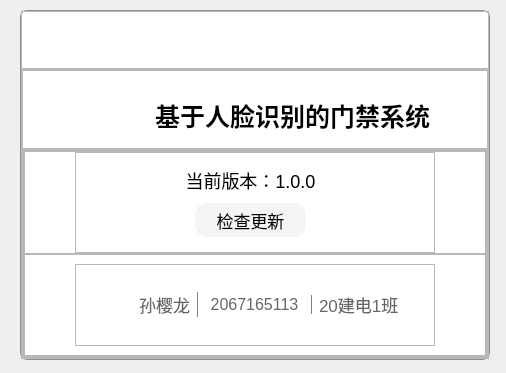
<?xml version="1.0" encoding="UTF-8"?>
<ui version="4.0">
 <class>Dialog</class>
 <widget class="QDialog" name="Dialog">
  <property name="geometry">
   <rect>
    <x>0</x>
    <y>0</y>
    <width>506</width>
    <height>373</height>
   </rect>
  </property>
  <property name="windowTitle">
   <string>Dialog</string>
  </property>
  <widget class="QFrame" name="main_frame">
   <property name="geometry">
    <rect>
     <x>20</x>
     <y>10</y>
     <width>470</width>
     <height>350</height>
    </rect>
   </property>
   <property name="minimumSize">
    <size>
     <width>470</width>
     <height>350</height>
    </size>
   </property>
   <property name="styleSheet">
    <string notr="true">
#main_frame{
background:#ffffff;
border-top-left-radius:7px;
border-top-right-radius:7px;
border-bottom-left-radius:7px;
border-bottom-right-radius:7px;
border: 1px solid #8f8f91;

}
</string>
   </property>
   <property name="frameShape">
    <enum>QFrame::StyledPanel</enum>
   </property>
   <property name="frameShadow">
    <enum>QFrame::Raised</enum>
   </property>
   <layout class="QVBoxLayout" name="verticalLayout">
    <property name="spacing">
     <number>0</number>
    </property>
    <property name="leftMargin">
     <number>0</number>
    </property>
    <property name="topMargin">
     <number>0</number>
    </property>
    <property name="rightMargin">
     <number>0</number>
    </property>
    <property name="bottomMargin">
     <number>0</number>
    </property>
    <item>
     <widget class="QFrame" name="frame">
      <property name="sizePolicy">
       <sizepolicy hsizetype="Preferred" vsizetype="Expanding">
        <horstretch>0</horstretch>
        <verstretch>2</verstretch>
       </sizepolicy>
      </property>
      <property name="styleSheet">
       <string notr="true"/>
      </property>
      <property name="frameShape">
       <enum>QFrame::StyledPanel</enum>
      </property>
      <property name="frameShadow">
       <enum>QFrame::Raised</enum>
      </property>
      <widget class="QPushButton" name="close_button">
       <property name="geometry">
        <rect>
         <x>410</x>
         <y>10</y>
         <width>38</width>
         <height>38</height>
        </rect>
       </property>
       <property name="cursor">
        <cursorShape>PointingHandCursor</cursorShape>
       </property>
       <property name="styleSheet">
        <string notr="true">QPushButton{
                background-color: transparent; 
                border-radius:7px;
}

</string>
       </property>
       <property name="text">
        <string/>
       </property>
      </widget>
     </widget>
    </item>
    <item>
     <widget class="QFrame" name="frame_2">
      <property name="sizePolicy">
       <sizepolicy hsizetype="Preferred" vsizetype="Expanding">
        <horstretch>0</horstretch>
        <verstretch>10</verstretch>
       </sizepolicy>
      </property>
      <property name="frameShape">
       <enum>QFrame::StyledPanel</enum>
      </property>
      <property name="frameShadow">
       <enum>QFrame::Raised</enum>
      </property>
      <layout class="QVBoxLayout" name="verticalLayout_2">
       <property name="spacing">
        <number>0</number>
       </property>
       <property name="leftMargin">
        <number>0</number>
       </property>
       <property name="topMargin">
        <number>0</number>
       </property>
       <property name="rightMargin">
        <number>0</number>
       </property>
       <property name="bottomMargin">
        <number>0</number>
       </property>
       <item>
        <widget class="QFrame" name="frame_3">
         <property name="sizePolicy">
          <sizepolicy hsizetype="Preferred" vsizetype="Expanding">
           <horstretch>0</horstretch>
           <verstretch>3</verstretch>
          </sizepolicy>
         </property>
         <property name="frameShape">
          <enum>QFrame::StyledPanel</enum>
         </property>
         <property name="frameShadow">
          <enum>QFrame::Raised</enum>
         </property>
         <widget class="QPushButton" name="pushButton">
          <property name="enabled">
           <bool>false</bool>
          </property>
          <property name="geometry">
           <rect>
            <x>130</x>
            <y>20</y>
            <width>281</width>
            <height>51</height>
           </rect>
          </property>
          <property name="styleSheet">
           <string notr="true">color:black;
border:none;
font-size:25px;
font-weight:700;
font-family: &quot;Helvetica Neue&quot;, Helvetica, Arial, sans-serif;</string>
          </property>
          <property name="text">
           <string>基于人脸识别的门禁系统</string>
          </property>
         </widget>
         <widget class="QLabel" name="label">
          <property name="geometry">
           <rect>
            <x>70</x>
            <y>20</y>
            <width>51</width>
            <height>51</height>
           </rect>
          </property>
          <property name="text">
           <string/>
          </property>
          <property name="pixmap">
           <pixmap>../images/logo.jpg</pixmap>
          </property>
          <property name="scaledContents">
           <bool>true</bool>
          </property>
         </widget>
        </widget>
       </item>
       <item>
        <widget class="QFrame" name="frame_4">
         <property name="sizePolicy">
          <sizepolicy hsizetype="Preferred" vsizetype="Expanding">
           <horstretch>0</horstretch>
           <verstretch>8</verstretch>
          </sizepolicy>
         </property>
         <property name="frameShape">
          <enum>QFrame::StyledPanel</enum>
         </property>
         <property name="frameShadow">
          <enum>QFrame::Raised</enum>
         </property>
         <layout class="QVBoxLayout" name="verticalLayout_3">
          <property name="spacing">
           <number>0</number>
          </property>
          <property name="leftMargin">
           <number>0</number>
          </property>
          <property name="topMargin">
           <number>0</number>
          </property>
          <property name="rightMargin">
           <number>0</number>
          </property>
          <property name="bottomMargin">
           <number>0</number>
          </property>
          <item>
           <widget class="QFrame" name="frame_5">
            <property name="sizePolicy">
             <sizepolicy hsizetype="Preferred" vsizetype="Expanding">
              <horstretch>0</horstretch>
              <verstretch>8</verstretch>
             </sizepolicy>
            </property>
            <property name="frameShape">
             <enum>QFrame::StyledPanel</enum>
            </property>
            <property name="frameShadow">
             <enum>QFrame::Raised</enum>
            </property>
            <layout class="QVBoxLayout" name="verticalLayout_5">
             <property name="spacing">
              <number>0</number>
             </property>
             <property name="leftMargin">
              <number>0</number>
             </property>
             <property name="topMargin">
              <number>0</number>
             </property>
             <property name="rightMargin">
              <number>0</number>
             </property>
             <property name="bottomMargin">
              <number>0</number>
             </property>
             <item>
              <widget class="QFrame" name="frame_7">
               <property name="frameShape">
                <enum>QFrame::StyledPanel</enum>
               </property>
               <property name="frameShadow">
                <enum>QFrame::Raised</enum>
               </property>
               <layout class="QHBoxLayout" name="horizontalLayout">
                <property name="spacing">
                 <number>0</number>
                </property>
                <property name="leftMargin">
                 <number>50</number>
                </property>
                <property name="topMargin">
                 <number>0</number>
                </property>
                <property name="rightMargin">
                 <number>50</number>
                </property>
                <property name="bottomMargin">
                 <number>0</number>
                </property>
                <item>
                 <widget class="QFrame" name="frame_6">
                  <property name="frameShape">
                   <enum>QFrame::StyledPanel</enum>
                  </property>
                  <property name="frameShadow">
                   <enum>QFrame::Raised</enum>
                  </property>
                  <widget class="QPushButton" name="password_title">
                   <property name="enabled">
                    <bool>false</bool>
                   </property>
                   <property name="geometry">
                    <rect>
                     <x>110</x>
                     <y>16</y>
                     <width>131</width>
                     <height>24</height>
                    </rect>
                   </property>
                   <property name="styleSheet">
                    <string notr="true">color:black;

border:none;
font-size:18px;
font-family: &quot;微软雅黑&quot;;</string>
                   </property>
                   <property name="text">
                    <string>当前版本：1.0.0</string>
                   </property>
                  </widget>
                  <widget class="QPushButton" name="confirm_button">
                   <property name="geometry">
                    <rect>
                     <x>120</x>
                     <y>51</y>
                     <width>111</width>
                     <height>34</height>
                    </rect>
                   </property>
                   <property name="cursor">
                    <cursorShape>PointingHandCursor</cursorShape>
                   </property>
                   <property name="styleSheet">
                    <string notr="true">#confirm_button{
color:black;
background:#f5f5f5;
border:2px solid #f5f5f5;
font-size:17px;

font-family: &quot;微软雅黑&quot;;
border-radius:12px;
height:30px;
}

#confirm_button:hover{
padding-under:5px;
padding-left:5px;
background:#ebebeb;
   }</string>
                   </property>
                   <property name="text">
                    <string>检查更新</string>
                   </property>
                  </widget>
                 </widget>
                </item>
               </layout>
              </widget>
             </item>
             <item>
              <widget class="QFrame" name="frame_8">
               <property name="frameShape">
                <enum>QFrame::StyledPanel</enum>
               </property>
               <property name="frameShadow">
                <enum>QFrame::Raised</enum>
               </property>
               <layout class="QHBoxLayout" name="horizontalLayout_2">
                <property name="leftMargin">
                 <number>50</number>
                </property>
                <property name="rightMargin">
                 <number>50</number>
                </property>
                <item>
                 <widget class="QFrame" name="frame_9">
                  <property name="frameShape">
                   <enum>QFrame::StyledPanel</enum>
                  </property>
                  <property name="frameShadow">
                   <enum>QFrame::Raised</enum>
                  </property>
                  <layout class="QHBoxLayout" name="horizontalLayout_3">
                   <property name="spacing">
                    <number>0</number>
                   </property>
                   <item>
                    <widget class="QPushButton" name="pushButton_4">
                     <property name="styleSheet">
                      <string notr="true">color:#666666;
border:none;
font-size:17px;
font-family: &quot;微软雅黑&quot;;
border-right:1px solid #787f8d;
text-align:right;
padding-right:7px;</string>
                     </property>
                     <property name="text">
                      <string>孙樱龙</string>
                     </property>
                    </widget>
                   </item>
                   <item>
                    <widget class="QPushButton" name="pushButton_2">
                     <property name="styleSheet">
                      <string notr="true">color:#666666;
border:none;
font-size:16px;
font-family: &quot;微软雅黑&quot;;
border-right:1px solid #787f8d;
padding-left:3px;padding-right:3px;</string>
                     </property>
                     <property name="text">
                      <string>2067165113</string>
                     </property>
                    </widget>
                   </item>
                   <item>
                    <widget class="QPushButton" name="pushButton_3">
                     <property name="styleSheet">
                      <string notr="true">color:#666666;
border:none;
font-size:17px;
font-family: &quot;微软雅黑&quot;;
text-align:left;
padding-left:7px;</string>
                     </property>
                     <property name="text">
                      <string>20建电1班</string>
                     </property>
                    </widget>
                   </item>
                  </layout>
                 </widget>
                </item>
               </layout>
              </widget>
             </item>
            </layout>
           </widget>
          </item>
         </layout>
        </widget>
       </item>
      </layout>
     </widget>
    </item>
   </layout>
  </widget>
 </widget>
 <resources/>
 <connections/>
</ui>
